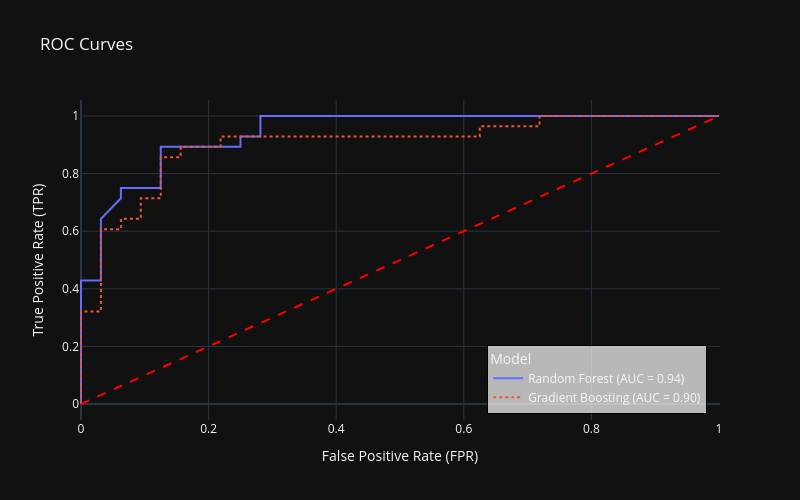

Notebook code for this chart:
### Code cell
import pandas as pd
import plotly.express as px
from sklearn.metrics import roc_curve, auc

# Calcular ROC y AUC para ambos modelos
fpr_rf, tpr_rf, thresholds_rf = roc_curve(y_test.map({"No": 0, "Yes": 1}), rf_model.predict_proba(X_test)[:, 1])
roc_auc_rf = auc(fpr_rf, tpr_rf)
fpr_gb, tpr_gb, thresholds_gb = roc_curve(y_test.map({"No": 0, "Yes": 1}), gb_model.predict_proba(X_test)[:, 1])
roc_auc_gb = auc(fpr_gb, tpr_gb)

roc_df = pd.DataFrame({
    "FPR": list(fpr_rf) + list(fpr_gb), "TPR": list(tpr_rf) + list(tpr_gb),
    "Threshold": list(thresholds_rf) + list(thresholds_gb),
    "Model": (["Random Forest"] * len(fpr_rf)) + (["Gradient Boosting"] * len(fpr_gb))
})
fig = px.line(
    roc_df, x="FPR", y="TPR", color="Model", line_dash="Model", title="ROC Curves",
    labels={"FPR": "False Positive Rate (FPR)", "TPR": "True Positive Rate (TPR)"}, hover_data=["Threshold"]
)
fig.add_shape(
    type="line", x0=0, y0=0, x1=1, y1=1,
    line=dict(color="red", dash="dash")
)
fig.for_each_trace(
    lambda t: t.update(
        name=f"{t.name} (AUC = {roc_auc_rf:.2f})" if "Random Forest" in t.name else f"{t.name} (AUC = {roc_auc_gb:.2f})"
    )
)
fig.update_layout(
    width=800, height=500,legend=dict(
        x=0.98, y=0.02, xanchor="right", yanchor="bottom",
        bgcolor="rgba(255,255,255,0.7)", bordercolor="black", borderwidth=1)
)
fig.show()

### Figure 1 — Plotly figure (JSON) as saved in the notebook; plotly's stock layout.template omitted (floating-point values rounded to 4 significant figures)
{"data": [{"customdata": [[Infinity], [1.0], [0.98], [0.96], [0.88], [0.86], [0.77], [0.73], [0.66], [0.64], [0.61], [0.6], [0.57], [0.5], [0.48], [0.46], [0.36], [0.35], [0.34], [0.26], [0.19], [0.15], [0.12], [0.11], [0.1], [0.09], [0.08], [0.03], [0.02], [0.0]], "hovertemplate": "Model=Random Forest<br>False Positive Rate (FPR)=%{x}<br>True Positive Rate (TPR)=%{y}<br>Threshold=%{customdata[0]}<extra></extra>", "legendgroup": "Random Forest", "line": {"color": "#636efa", "dash": "solid"}, "marker": {"symbol": "circle"}, "mode": "lines", "name": "Random Forest (AUC = 0.94)", "orientation": "v", "showlegend": true, "x": [0.0, 0.0, 0.0, 0.0, 0.0, 0.0, 0.0, 0.03125, 0.03125, 0.03125, 0.0625, 0.0625, 0.125, 0.125, 0.125, 0.125, 0.25, 0.25, 0.2812, 0.2812, 0.3438, 0.4375, 0.4688, 0.5625, 0.625, 0.7188, 0.7812, 0.8438, 0.9375, 1.0], "xaxis": "x", "y": [0.0, 0.03571, 0.1071, 0.1786, 0.2857, 0.3929, 0.4286, 0.4286, 0.5, 0.6429, 0.7143, 0.75, 0.75, 0.7857, 0.8571, 0.8929, 0.8929, 0.9286, 0.9286, 1.0, 1.0, 1.0, 1.0, 1.0, 1.0, 1.0, 1.0, 1.0, 1.0, 1.0], "yaxis": "y", "type": "scatter"}, {"customdata": [[Infinity], [0.9973], [0.9739], [0.9721], [0.7659], [0.7642], [0.7265], [0.7021], [0.6741], [0.6284], [0.5103], [0.5045], [0.3792], [0.2105], [0.2088], [0.03273], [0.03265], [0.02492], [0.01891], [0.004531]], "hovertemplate": "Model=Gradient Boosting<br>False Positive Rate (FPR)=%{x}<br>True Positive Rate (TPR)=%{y}<br>Threshold=%{customdata[0]}<extra></extra>", "legendgroup": "Gradient Boosting", "line": {"color": "#EF553B", "dash": "dot"}, "marker": {"symbol": "circle"}, "mode": "lines", "name": "Gradient Boosting (AUC = 0.90)", "orientation": "v", "showlegend": true, "x": [0.0, 0.0, 0.0, 0.03125, 0.03125, 0.0625, 0.0625, 0.09375, 0.09375, 0.125, 0.125, 0.1562, 0.1562, 0.2188, 0.2188, 0.625, 0.625, 0.7188, 0.7188, 1.0], "xaxis": "x", "y": [0.0, 0.03571, 0.3214, 0.3214, 0.6071, 0.6071, 0.6429, 0.6429, 0.7143, 0.7143, 0.8571, 0.8571, 0.8929, 0.8929, 0.9286, 0.9286, 0.9643, 0.9643, 1.0, 1.0], "yaxis": "y", "type": "scatter"}], "layout": {"xaxis": {"anchor": "y", "domain": [0.0, 1.0], "title": {"text": "False Positive Rate (FPR)"}}, "yaxis": {"anchor": "x", "domain": [0.0, 1.0], "title": {"text": "True Positive Rate (TPR)"}}, "legend": {"title": {"text": "Model"}, "tracegroupgap": 0, "x": 0.98, "y": 0.02, "xanchor": "right", "yanchor": "bottom", "bgcolor": "rgba(255,255,255,0.7)", "bordercolor": "black", "borderwidth": 1}, "title": {"text": "ROC Curves"}, "shapes": [{"line": {"color": "red", "dash": "dash"}, "type": "line", "x0": 0, "x1": 1, "y0": 0, "y1": 1}], "width": 800, "height": 500}}
